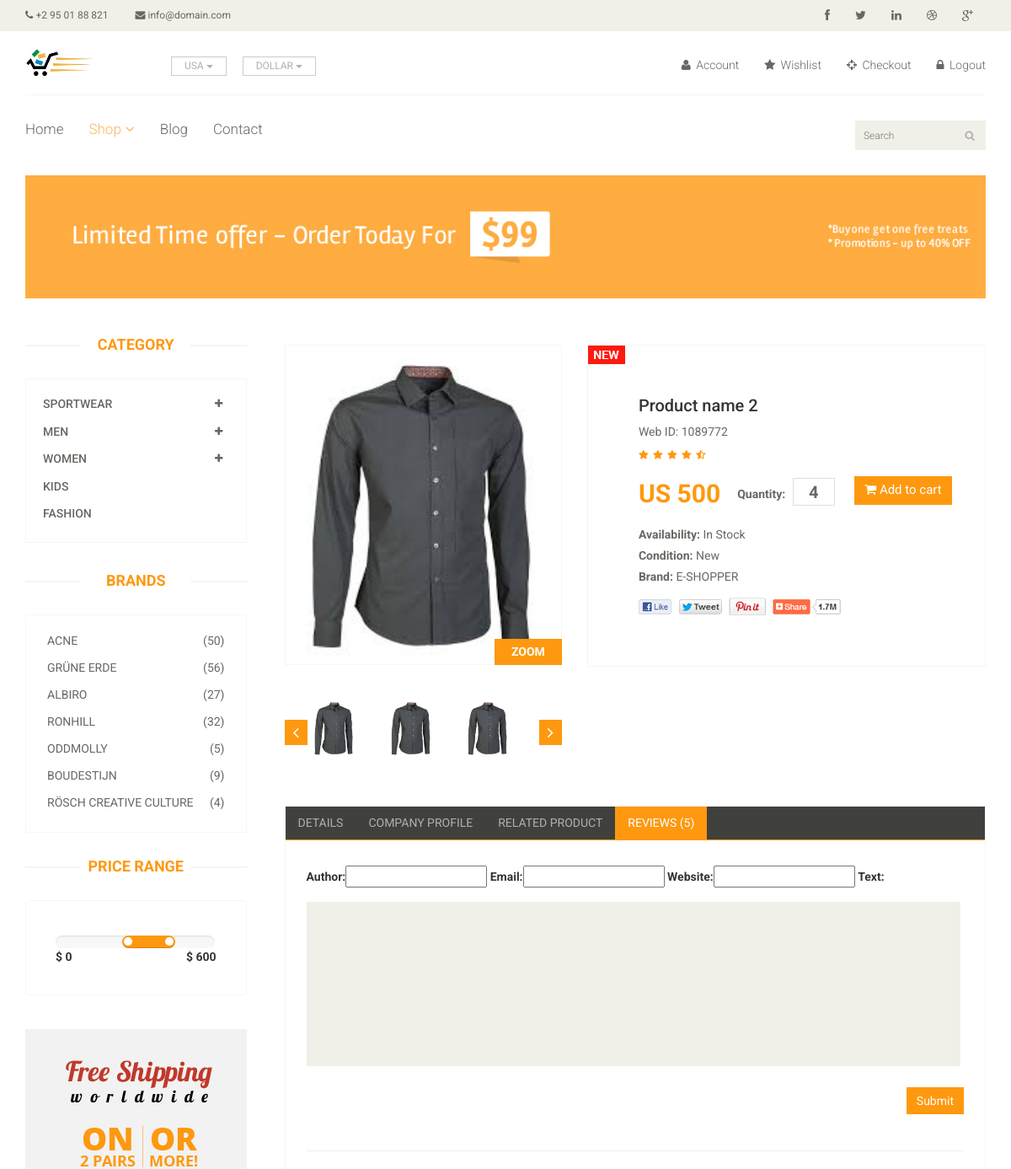
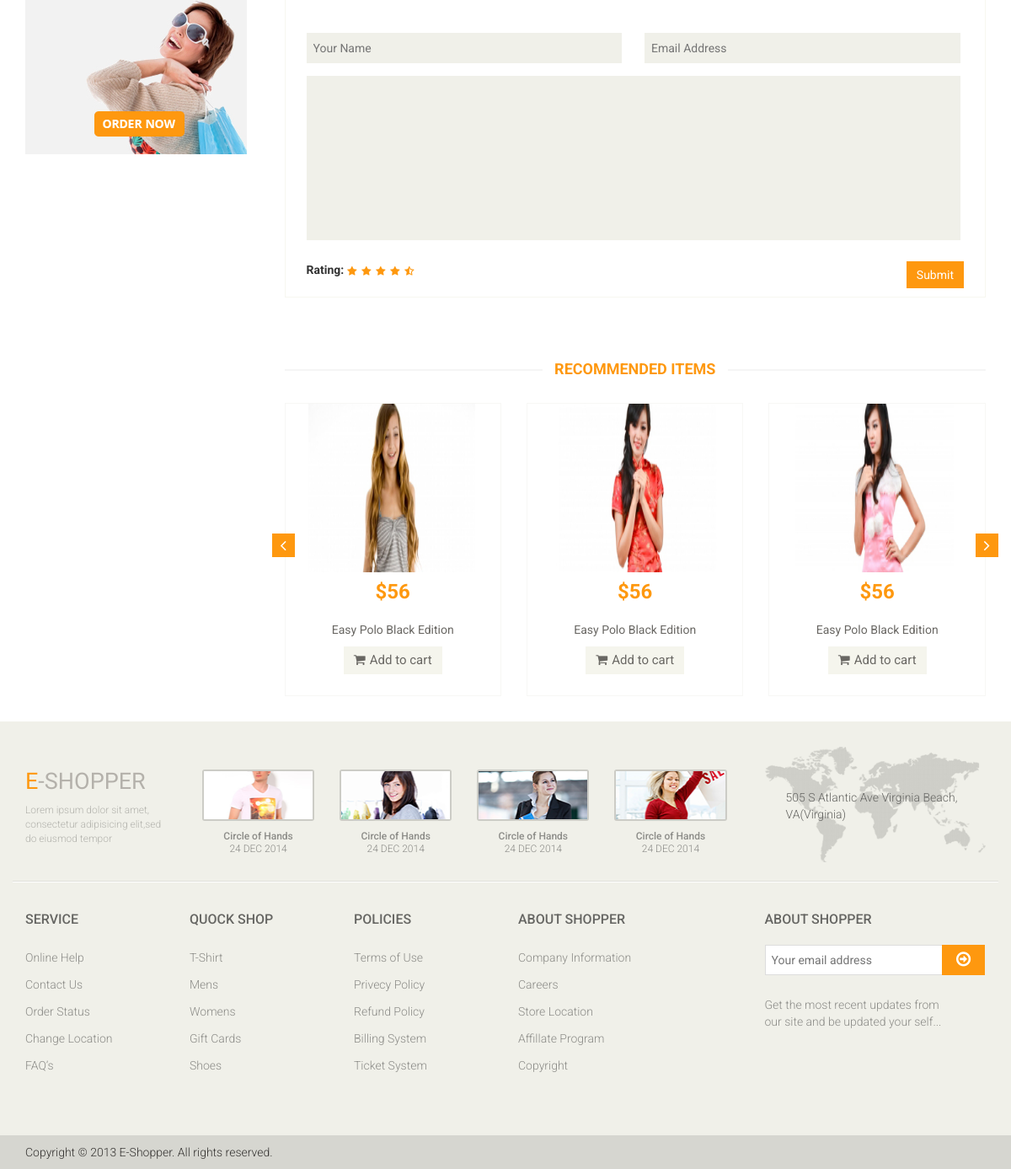
Page /products/product-name-2/ (signed in) on the committed database (2 pictures, top to bottom).
### shop/models.py (models this page shows, shortened)
class Category(models.Model):
    name =  models.CharField(max_length=25)
    sub_category = models.ManyToManyField('self',blank=True)
    is_main = models.BooleanField(default=False)
    slug = models.SlugField(allow_unicode=True,unique=True,blank=True)
    def __str__(self):
        return f'{self.name}'

class Product(models.Model):
    name = models.CharField(max_length=70)
    category = models.ForeignKey(Category, related_name='product_category', on_delete=models.SET_NULL, null=True)
    detail = models.CharField(max_length=150)
    slug = models.SlugField(allow_unicode=True,unique=True,blank=True)
    price = models.IntegerField()
    image = models.ImageField(upload_to="product/")
    is_published = models.BooleanField(default=False)
    publish_time = models.DateTimeField(blank=True,null=True)

### shop/views.py (the view, shortened to what this page needs)
# urls.py: path('products/<slug:slug>/', views.ProductDetail.as_view(),name='products-detail'),
class ProductDetail(LoginRequiredMixin,generic.DetailView):
    model = models.Product
    template_name = 'shop/product-details.html'
    def get_context_data(self,**kwargs):
        context = super().get_context_data(**kwargs)
        context['product_comment_form'] = ProductCommentForm()
        try:
            product = get_object_or_404(models.Product,slug=self.kwargs.get('slug'),is_published=True)
            d = models.Cart.objects.filter(user=self.request.user,product=product)
            context['quantity_by_product'] = d[0].quantity
        except:
            pass
        try:
            context['main_categories'] = models.Category.objects.filter(is_main=True)
        except:
            pass
        try:
            this_product = get_object_or_404(models.Product,slug=self.kwargs.get('slug'),is_published=True)
            pdc = models.Product.objects.filter(category__sub_category__name__exact=this_product.category.sub_category.all()[0].name).order_by('-publish_time')
            context['related_products'] = pdc[:4]
        except:
            pass
        return context

### shop/forms.py
class ProductCommentForm(forms.ModelForm):
    class Meta:
        model = ProductComment
        fields = ('author', 'email', 'website', 'text')

### shop/templatetags/cart_tag.py (called while the page is built)
@register.filter
@stringfilter
def lower(value):
    return value.lower()

### templates/shop/product-details.html (shortened to what this page needs)
{% extends "base/base.html" %}
{% load static %}
{% load cart_tag %}
{% block content %}
    <section>
		<div class="container">
			<div class="row">
				<div class="col-sm-3">
					<div class="left-sidebar">
						<h2>Category</h2>
            <div class="panel-group category-products" id="accordian">
              {% for cat in main_categories %}
                <div class="panel panel-default">
                  <div class="panel-heading">
                    <h4 class="panel-title">
                      <a data-toggle="collapse" data-parent="#accordian" href="#{{ cat|lower }}">
                        {% if cat.sub_category.all %}
                          <span class="badge pull-right"><i class="fa fa-plus"></i></span>
                        {% endif %}
                        {{ cat }}
                      </a>
                    </h4>
                  </div>
                </div>
              {% endfor %}
            </div>
						<div class="brands_products">
							<h2>Brands</h2>
							<div class="brands-name">
								<ul class="nav nav-pills nav-stacked">
									<li><a href=""> <span class="pull-right">(50)</span>Acne</a></li>
									<li><a href=""> <span class="pull-right">(56)</span>Grüne Erde</a></li>
									<li><a href=""> <span class="pull-right">(27)</span>Albiro</a></li>
									<li><a href=""> <span class="pull-right">(32)</span>Ronhill</a></li>
									<li><a href=""> <span class="pull-right">(5)</span>Oddmolly</a></li>
									<li><a href=""> <span class="pull-right">(9)</span>Boudestijn</a></li>
									<li><a href=""> <span class="pull-right">(4)</span>Rösch creative culture</a></li>
								</ul>
							</div>
						</div>
						<div class="price-range">
							<h2>Price Range</h2>
							<div class="well">
								 <input type="text" class="span2" value="" data-slider-min="0" data-slider-max="600" data-slider-step="5" data-slider-value="[250,450]" id="sl2" ><br />
								 <b>$ 0</b> <b class="pull-right">$ 600</b>
							</div>
						</div>
						<div class="shipping text-center">
							<img src="{% static "images/home/shipping.jpg" %}" alt="" />
						</div>
					</div>
				</div>
				<div class="col-sm-9 padding-right">
					<div class="product-details">
						<div class="col-sm-5">
							<div class="view-product">
								<img src="/media/{{ product.image }}" alt="" />
								<h3>ZOOM</h3>
							</div>
							<div id="similar-product" class="carousel slide" data-ride="carousel">
								    <div class="carousel-inner">
										<div class="item active">
										  <a href=""><img style="height:70px" src="/media/{{ product.image }}" alt="NF"></a>
										  <a href=""><img style="height:70px" src="/media/{{ product.image }}" alt="NF"></a>
										  <a href=""><img style="height:70px" src="/media/{{ product.image }}" alt="NF"></a>
										</div>
									</div>
								  <a class="left item-control" href="#similar-product" data-slide="prev">
									<i class="fa fa-angle-left"></i>
								  </a>
								  <a class="right item-control" href="#similar-product" data-slide="next">
									<i class="fa fa-angle-right"></i>
								  </a>
							</div>
						</div>
						<div class="col-sm-7">
							<div class="product-information">
								<img src="{% static "images/product-details/new.jpg" %}" class="newarrival" alt="NF" />
								<h2>{{ product.name }}</h2>
								<p>Web ID: 1089772</p>
								<img src="{% static "images/product-details/rating.png" %}" alt="NF" />
								<br><span>
									<span>US {{ product.price }}</span>
									<label>Quantity:</label>
									<input type="text" value="{{ quantity_by_product }}" />
                  {% if product.is_published %}
                    <a href="{% url 'shop:add-to-cart-view' slug=product.slug %}">
    									<button type="button" class="btn btn-fefault cart">
    										<i class="fa fa-shopping-cart"></i>
    										Add to cart
    									</button>
                    </a>
                  {% else %}
                    <button type="button" class="btn btn-fefault cart">
                      (Not Accepted)
                    </button>
                  {% endif %}
								</span>
								<p><b>Availability:</b> In Stock</p>
								<p><b>Condition:</b> New</p>
								<p><b>Brand:</b> E-SHOPPER</p>
								<a href=""><img src="{% static 'images/product-details/share.png' %}" class="share img-responsive"  alt="" /></a>
							</div>
						</div>
					</div>
					<div class="category-tab shop-details-tab">
						<div class="col-sm-12">
							<ul class="nav nav-tabs">
								<li><a href="#details" data-toggle="tab">Details</a></li>
								<li><a href="#companyprofile" data-toggle="tab">Company Profile</a></li>
								<li><a href="#related" data-toggle="tab">Related Product</a></li>
								<li class="active"><a href="#reviews" data-toggle="tab">Reviews (5)</a></li>
							</ul>
						</div>
						<div class="tab-content">
							<div class="tab-pane fade active in" id="reviews" >
								<div class="col-sm-12">
                  <form class="form-group" method="POST">
                    {{ product_comment_form }}
                    <button class="btn btn-default pull-right" type="submit">Submit</button>
                  </form>
                  <br><br>
                  <hr>
                  <br><br>
									<form action="#">
										<span>
											<input type="text" placeholder="Your Name"/>
											<input type="email" placeholder="Email Address"/>
										</span>
										<textarea name="" ></textarea>
										<b>Rating: </b> <img src="{% static "images/product-details/rating.png" %}" alt="" />
										<button type="button" class="btn btn-default pull-right">
											Submit
										</button>
									</form>
								</div>
							</div>
						</div>
					</div>
					<div class="recommended_items">
						<h2 class="title text-center">recommended items</h2>
						<div id="recommended-item-carousel" class="carousel slide" data-ride="carousel">
							<div class="carousel-inner">
								<div class="item active">
									<div class="col-sm-4">
										<div class="product-image-wrapper">
											<div class="single-products">
												<div class="productinfo text-center">
													<img src="{% static "images/home/recommend1.jpg" %}" alt="" />
													<h2>$56</h2>
													<p>Easy Polo Black Edition</p>
													<button type="button" class="btn btn-default add-to-cart"><i class="fa fa-shopping-cart"></i>Add to cart</button>
												</div>
											</div>
										</div>
									</div>
									<div class="col-sm-4">
										<div class="product-image-wrapper">
											<div class="single-products">
												<div class="productinfo text-center">
													<img src="{% static "images/home/recommend2.jpg" %}" alt="" />
													<h2>$56</h2>
													<p>Easy Polo Black Edition</p>
													<button type="button" class="btn btn-default add-to-cart"><i class="fa fa-shopping-cart"></i>Add to cart</button>
												</div>
											</div>
										</div>
									</div>
									<div class="col-sm-4">
										<div class="product-image-wrapper">
											<div class="single-products">
												<div class="productinfo text-center">
													<img src="{% static "images/home/recommend3.jpg" %}" alt="" />
													<h2>$56</h2>
													<p>Easy Polo Black Edition</p>
													<button type="button" class="btn btn-default add-to-cart"><i class="fa fa-shopping-cart"></i>Add to cart</button>
												</div>
											</div>
										</div>
									</div>
								</div>
							</div>
							 <a class="left recommended-item-control" href="#recommended-item-carousel" data-slide="prev">
								<i class="fa fa-angle-left"></i>
							  </a>
							  <a class="right recommended-item-control" href="#recommended-item-carousel" data-slide="next">
								<i class="fa fa-angle-right"></i>
							  </a>
						</div>
					</div>
				</div>
			</div>
		</div>
	</section>
{% endblock content %}

### rows in the picture
Category: name "SPORTWEAR"
Category: name "MEN"
Category: name "WOMEN"
Category: name "KIDS"
Category: name "FASHION"
Product: image (picture), name "Product name 2", price "500"
